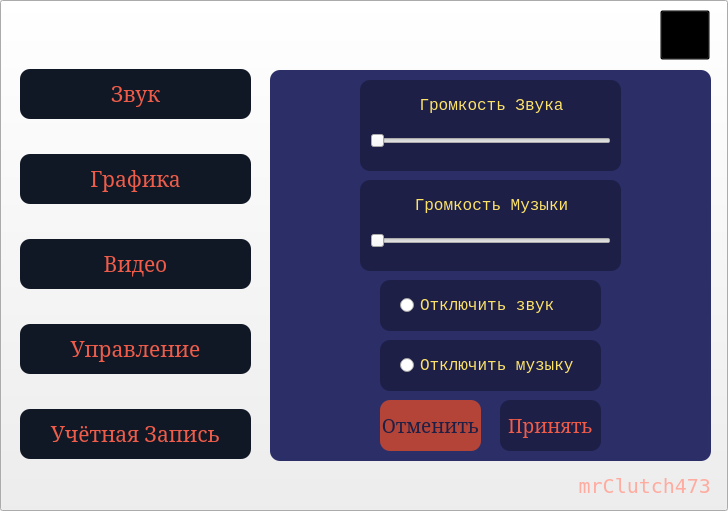
<?xml version="1.0" encoding="UTF-8"?>
<ui version="4.0">
 <class>Form</class>
 <widget class="QWidget" name="Form">
  <property name="geometry">
   <rect>
    <x>0</x>
    <y>0</y>
    <width>728</width>
    <height>511</height>
   </rect>
  </property>
  <property name="windowTitle">
   <string>Form</string>
  </property>
  <widget class="QPushButton" name="pushButton">
   <property name="geometry">
    <rect>
     <x>0</x>
     <y>0</y>
     <width>728</width>
     <height>511</height>
    </rect>
   </property>
   <property name="font">
    <font>
     <family>Terminal</family>
     <pointsize>15</pointsize>
     <weight>50</weight>
     <bold>false</bold>
    </font>
   </property>
   <property name="text">
    <string/>
   </property>
   <property name="icon">
    <iconset>
     <normaloff>nastrFon.jpg</normaloff>nastrFon.jpg</iconset>
   </property>
   <property name="iconSize">
    <size>
     <width>728</width>
     <height>511</height>
    </size>
   </property>
  </widget>
  <widget class="QWidget" name="verticalLayoutWidget">
   <property name="geometry">
    <rect>
     <x>20</x>
     <y>40</y>
     <width>231</width>
     <height>451</height>
    </rect>
   </property>
   <layout class="QVBoxLayout" name="verticalLayout_2">
    <item>
     <widget class="QPushButton" name="pushButton_9">
      <property name="minimumSize">
       <size>
        <width>50</width>
        <height>50</height>
       </size>
      </property>
      <property name="font">
       <font>
        <family>MS Serif</family>
        <pointsize>16</pointsize>
       </font>
      </property>
      <property name="styleSheet">
       <string notr="true">QPushButton {
	background-color: rgb(16, 24, 37);
	color: rgb(239, 92, 74);
	border-radius: 10px;
}
QPushButton:hover {
	background-color: rgb(239, 92, 74);
	color: rgb(16, 24, 37);
	border-radius: 10px;
}</string>
      </property>
      <property name="text">
       <string>Звук</string>
      </property>
     </widget>
    </item>
    <item>
     <widget class="QPushButton" name="pushButton_10">
      <property name="minimumSize">
       <size>
        <width>50</width>
        <height>50</height>
       </size>
      </property>
      <property name="font">
       <font>
        <family>MS Serif</family>
        <pointsize>16</pointsize>
       </font>
      </property>
      <property name="styleSheet">
       <string notr="true">QPushButton {
	background-color: rgb(16, 24, 37);
	color: rgb(239, 92, 74);
	border-radius: 10px;
}
QPushButton:hover {
	background-color: rgb(239, 92, 74);
	color: rgb(16, 24, 37);
	border-radius: 10px;
}</string>
      </property>
      <property name="text">
       <string>Графика</string>
      </property>
     </widget>
    </item>
    <item>
     <widget class="QPushButton" name="pushButton_11">
      <property name="minimumSize">
       <size>
        <width>50</width>
        <height>50</height>
       </size>
      </property>
      <property name="font">
       <font>
        <family>MS Serif</family>
        <pointsize>16</pointsize>
       </font>
      </property>
      <property name="styleSheet">
       <string notr="true">QPushButton {
	background-color: rgb(16, 24, 37);
	color: rgb(239, 92, 74);
	border-radius: 10px;
}
QPushButton:hover {
	background-color: rgb(239, 92, 74);
	color: rgb(16, 24, 37);
	border-radius: 10px;
}</string>
      </property>
      <property name="text">
       <string>Видео</string>
      </property>
     </widget>
    </item>
    <item>
     <widget class="QPushButton" name="pushButton_12">
      <property name="minimumSize">
       <size>
        <width>50</width>
        <height>50</height>
       </size>
      </property>
      <property name="font">
       <font>
        <family>MS Serif</family>
        <pointsize>16</pointsize>
       </font>
      </property>
      <property name="styleSheet">
       <string notr="true">QPushButton {
	background-color: rgb(16, 24, 37);
	color: rgb(239, 92, 74);
	border-radius: 10px;
}
QPushButton:hover {
	background-color: rgb(239, 92, 74);
	color: rgb(16, 24, 37);
	border-radius: 10px;
}</string>
      </property>
      <property name="text">
       <string>Управление</string>
      </property>
     </widget>
    </item>
    <item>
     <widget class="QPushButton" name="pushButton_13">
      <property name="minimumSize">
       <size>
        <width>50</width>
        <height>50</height>
       </size>
      </property>
      <property name="font">
       <font>
        <family>MS Serif</family>
        <pointsize>16</pointsize>
       </font>
      </property>
      <property name="styleSheet">
       <string notr="true">QPushButton {
	background-color: rgb(16, 24, 37);
	color: rgb(239, 92, 74);
	border-radius: 10px;
}
QPushButton:hover {
	background-color: rgb(239, 92, 74);
	color: rgb(16, 24, 37);
	border-radius: 10px;
}</string>
      </property>
      <property name="text">
       <string>Учётная Запись</string>
      </property>
     </widget>
    </item>
   </layout>
  </widget>
  <widget class="QLabel" name="label">
   <property name="geometry">
    <rect>
     <x>560</x>
     <y>470</y>
     <width>151</width>
     <height>31</height>
    </rect>
   </property>
   <property name="font">
    <font>
     <family>Terminal</family>
     <pointsize>15</pointsize>
    </font>
   </property>
   <property name="layoutDirection">
    <enum>Qt::RightToLeft</enum>
   </property>
   <property name="styleSheet">
    <string notr="true">color: rgb(255, 171, 160);</string>
   </property>
   <property name="text">
    <string>mrClutch473</string>
   </property>
   <property name="alignment">
    <set>Qt::AlignRight|Qt::AlignTrailing|Qt::AlignVCenter</set>
   </property>
  </widget>
  <widget class="QPushButton" name="pushButton_2">
   <property name="geometry">
    <rect>
     <x>660</x>
     <y>10</y>
     <width>50</width>
     <height>50</height>
    </rect>
   </property>
   <property name="autoFillBackground">
    <bool>false</bool>
   </property>
   <property name="styleSheet">
    <string notr="true">background-color: transparent;</string>
   </property>
   <property name="text">
    <string/>
   </property>
   <property name="icon">
    <iconset>
     <normaloff>NastrQuit1.png</normaloff>NastrQuit1.png</iconset>
   </property>
   <property name="iconSize">
    <size>
     <width>50</width>
     <height>50</height>
    </size>
   </property>
  </widget>
  <widget class="QPushButton" name="pushButton_14">
   <property name="enabled">
    <bool>true</bool>
   </property>
   <property name="geometry">
    <rect>
     <x>270</x>
     <y>70</y>
     <width>441</width>
     <height>391</height>
    </rect>
   </property>
   <property name="minimumSize">
    <size>
     <width>50</width>
     <height>50</height>
    </size>
   </property>
   <property name="font">
    <font>
     <family>MS Serif</family>
     <pointsize>16</pointsize>
    </font>
   </property>
   <property name="styleSheet">
    <string notr="true">background-color: rgb(43, 46, 103);
border-radius: 10px;
</string>
   </property>
   <property name="text">
    <string/>
   </property>
  </widget>
  <widget class="QLabel" name="label_4">
   <property name="geometry">
    <rect>
     <x>360</x>
     <y>180</y>
     <width>261</width>
     <height>91</height>
    </rect>
   </property>
   <property name="styleSheet">
    <string notr="true">background-color: rgb(29, 31, 71);
border-radius: 10px;</string>
   </property>
   <property name="text">
    <string/>
   </property>
  </widget>
  <widget class="QLabel" name="label_5">
   <property name="geometry">
    <rect>
     <x>360</x>
     <y>80</y>
     <width>261</width>
     <height>91</height>
    </rect>
   </property>
   <property name="styleSheet">
    <string notr="true">background-color: rgb(29, 31, 71);
border-radius: 10px;</string>
   </property>
   <property name="text">
    <string/>
   </property>
  </widget>
  <widget class="QLabel" name="label_6">
   <property name="geometry">
    <rect>
     <x>380</x>
     <y>280</y>
     <width>221</width>
     <height>51</height>
    </rect>
   </property>
   <property name="styleSheet">
    <string notr="true">background-color: rgb(29, 31, 71);
border-radius: 10px;</string>
   </property>
   <property name="text">
    <string/>
   </property>
  </widget>
  <widget class="QRadioButton" name="radioButton">
   <property name="geometry">
    <rect>
     <x>400</x>
     <y>290</y>
     <width>181</width>
     <height>31</height>
    </rect>
   </property>
   <property name="font">
    <font>
     <family>Lucida Console</family>
     <pointsize>12</pointsize>
    </font>
   </property>
   <property name="styleSheet">
    <string notr="true">color: rgb(252, 226, 105);</string>
   </property>
   <property name="text">
    <string>Отключить звук</string>
   </property>
  </widget>
  <widget class="QLabel" name="label_7">
   <property name="geometry">
    <rect>
     <x>380</x>
     <y>340</y>
     <width>221</width>
     <height>51</height>
    </rect>
   </property>
   <property name="styleSheet">
    <string notr="true">background-color: rgb(29, 31, 71);
border-radius: 10px;</string>
   </property>
   <property name="text">
    <string/>
   </property>
  </widget>
  <widget class="QLabel" name="label_2">
   <property name="geometry">
    <rect>
     <x>396</x>
     <y>95</y>
     <width>191</width>
     <height>20</height>
    </rect>
   </property>
   <property name="font">
    <font>
     <family>Lucida Console</family>
     <pointsize>12</pointsize>
    </font>
   </property>
   <property name="styleSheet">
    <string notr="true">color: rgb(252, 226, 105);</string>
   </property>
   <property name="text">
    <string>Громкость Звука</string>
   </property>
   <property name="alignment">
    <set>Qt::AlignCenter</set>
   </property>
  </widget>
  <widget class="QSlider" name="horizontalSlider">
   <property name="geometry">
    <rect>
     <x>370</x>
     <y>130</y>
     <width>241</width>
     <height>22</height>
    </rect>
   </property>
   <property name="orientation">
    <enum>Qt::Horizontal</enum>
   </property>
  </widget>
  <widget class="QLabel" name="label_3">
   <property name="geometry">
    <rect>
     <x>396</x>
     <y>195</y>
     <width>191</width>
     <height>20</height>
    </rect>
   </property>
   <property name="font">
    <font>
     <family>Lucida Console</family>
     <pointsize>12</pointsize>
    </font>
   </property>
   <property name="styleSheet">
    <string notr="true">color: rgb(252, 226, 105);</string>
   </property>
   <property name="text">
    <string>Громкость Музыки</string>
   </property>
   <property name="alignment">
    <set>Qt::AlignCenter</set>
   </property>
  </widget>
  <widget class="QSlider" name="horizontalSlider_2">
   <property name="geometry">
    <rect>
     <x>370</x>
     <y>230</y>
     <width>241</width>
     <height>22</height>
    </rect>
   </property>
   <property name="orientation">
    <enum>Qt::Horizontal</enum>
   </property>
  </widget>
  <widget class="QRadioButton" name="radioButton_2">
   <property name="geometry">
    <rect>
     <x>400</x>
     <y>350</y>
     <width>181</width>
     <height>31</height>
    </rect>
   </property>
   <property name="font">
    <font>
     <family>Lucida Console</family>
     <pointsize>12</pointsize>
    </font>
   </property>
   <property name="styleSheet">
    <string notr="true">color: rgb(252, 226, 105);</string>
   </property>
   <property name="text">
    <string>Отключить музыку</string>
   </property>
  </widget>
  <widget class="QPushButton" name="pushButton_4">
   <property name="geometry">
    <rect>
     <x>380</x>
     <y>400</y>
     <width>101</width>
     <height>51</height>
    </rect>
   </property>
   <property name="font">
    <font>
     <family>MS Serif</family>
     <pointsize>14</pointsize>
    </font>
   </property>
   <property name="styleSheet">
    <string notr="true">QPushButton {
	
	background-color: rgb(179, 68, 55);
	color: rgb(29, 31, 71);
	border-radius: 10px;
}
QPushButton:hover {
	background-color: rgb(29, 31, 71);
	color: rgb(239, 92, 74);
	border-radius: 10px;
}</string>
   </property>
   <property name="text">
    <string>Отменить</string>
   </property>
  </widget>
  <widget class="QPushButton" name="pushButton_5">
   <property name="geometry">
    <rect>
     <x>500</x>
     <y>400</y>
     <width>101</width>
     <height>51</height>
    </rect>
   </property>
   <property name="font">
    <font>
     <family>MS Serif</family>
     <pointsize>14</pointsize>
    </font>
   </property>
   <property name="styleSheet">
    <string notr="true">QPushButton {
	
	
	background-color: rgb(29, 31, 71);
	color: rgb(239, 92, 74);
	border-radius: 10px;
}
QPushButton:hover {
	background-color: rgb(239, 92, 74);
	color: rgb(16, 24, 37);
	border-radius: 10px;
}</string>
   </property>
   <property name="text">
    <string>Принять</string>
   </property>
  </widget>
 </widget>
 <resources/>
 <connections/>
</ui>
